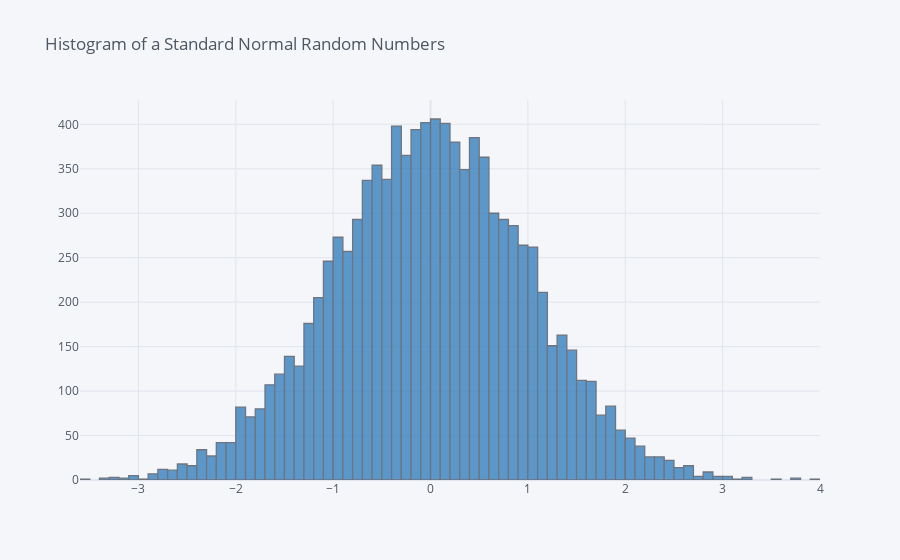

Notebook code cell kept with this figure:
### Markdown cell above
### Histogram of Psuedo Random Numbers

### Code cell
pd.DataFrame(np.random.standard_normal(10000)).iplot(kind='histogram',
                                                   title = 'Histogram of a Standard Normal Random Numbers', 
                                                   color ='blue' )

### Figure 1 — Plotly figure (JSON) as saved in the notebook; plotly's stock layout.template omitted (floating-point values rounded to 4 significant figures; data arrays with more than 128 entries replaced by an {"elided": "..."} marker saying what was removed)
{"data": [{"histfunc": "count", "histnorm": "", "marker": {"color": "rgba(55, 128, 191, 1.0)", "line": {"color": "#4D5663", "width": 1.3}}, "name": "0", "opacity": 0.8, "orientation": "v", "type": "histogram", "x": {"elided": "10000 float values"}}], "layout": {"barmode": "overlay", "legend": {"bgcolor": "#F5F6F9", "font": {"color": "#4D5663"}}, "paper_bgcolor": "#F5F6F9", "plot_bgcolor": "#F5F6F9", "title": {"font": {"color": "#4D5663"}, "text": "Histogram of a Standard Normal Random Numbers"}, "xaxis": {"gridcolor": "#E1E5ED", "showgrid": true, "tickfont": {"color": "#4D5663"}, "title": {"font": {"color": "#4D5663"}, "text": ""}, "zerolinecolor": "#E1E5ED"}, "yaxis": {"gridcolor": "#E1E5ED", "showgrid": true, "tickfont": {"color": "#4D5663"}, "title": {"font": {"color": "#4D5663"}, "text": ""}, "zerolinecolor": "#E1E5ED"}}}
